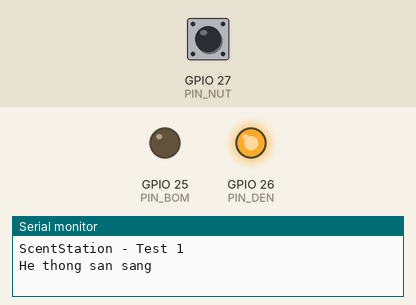
Recording of a sketch running on a simulated ESP32. On the bench: output pins drawn as LEDs (lit = HIGH), the last lines printed to the serial monitor. The test bench sets the inputs (shaded band); at power-on: GPIO 27 (PIN_NUT) HIGH.

Above: at 1.2 s.
1.3 s: GPIO 27 (PIN_NUT) pulled LOW for 0.15 s
At 1.7 s:
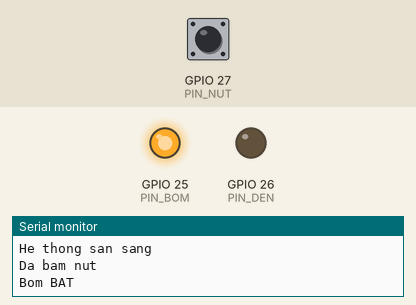
Timing chart, 0 to 4.3 s (numbered marks = the images above; inputs shaded):
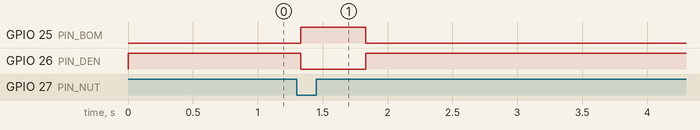

Measured:
- after the input at 1.3 s, GPIO 25 (PIN_BOM): LOW → HIGH at once, → LOW 0.50 s later; GPIO 26 (PIN_DEN): HIGH → LOW at once, → HIGH 0.50 s later

The sketch:

TestPump1.ino
```cpp
// ===== ScentStation - Bài test 1 =====

const uint8_t PIN_BOM = 25;   // PWM module M1
const uint8_t PIN_DEN = 26;   // PWM module M2
const uint8_t PIN_NUT = 27;   // Dây NO của nút bấm

const unsigned long THOI_GIAN_BOM = 500; // 500 ms, không vượt 800 ms

// Module AOD4184 dự kiến kích mức HIGH
const uint8_t BAT = HIGH;
const uint8_t TAT = LOW;

void setup() {
  Serial.begin(115200);

  // Đặt trạng thái an toàn ngay khi khởi động
  pinMode(PIN_BOM, OUTPUT);
  pinMode(PIN_DEN, OUTPUT);

  digitalWrite(PIN_BOM, TAT); // Bơm phải tắt
  digitalWrite(PIN_DEN, BAT); // Đèn nút sáng khi sẵn sàng

  // NO nối GPIO27, COM nối GND
  pinMode(PIN_NUT, INPUT_PULLUP);

  Serial.println("ScentStation - Test 1");
  Serial.println("He thong san sang");
}

void loop() {
  // Khi bấm nút, GPIO27 bị kéo xuống GND
  if (digitalRead(PIN_NUT) == LOW) {
    delay(30); // Chống dội nút

    if (digitalRead(PIN_NUT) == LOW) {
      Serial.println("Da bam nut");

      // Tắt đèn và bật bơm
      digitalWrite(PIN_DEN, TAT);
      digitalWrite(PIN_BOM, BAT);

      Serial.println("Bom BAT");
      delay(THOI_GIAN_BOM);

      // Tắt bơm trước, sau đó bật lại đèn
      digitalWrite(PIN_BOM, TAT);
      digitalWrite(PIN_DEN, BAT);

      Serial.println("Bom TAT - Den BAT");

      // Chờ người dùng nhả nút để không kích hoạt liên tục
      while (digitalRead(PIN_NUT) == LOW) {
        delay(10);
      }

      delay(30);
      Serial.println("San sang cho lan tiep theo");
    }
  }
}
```
